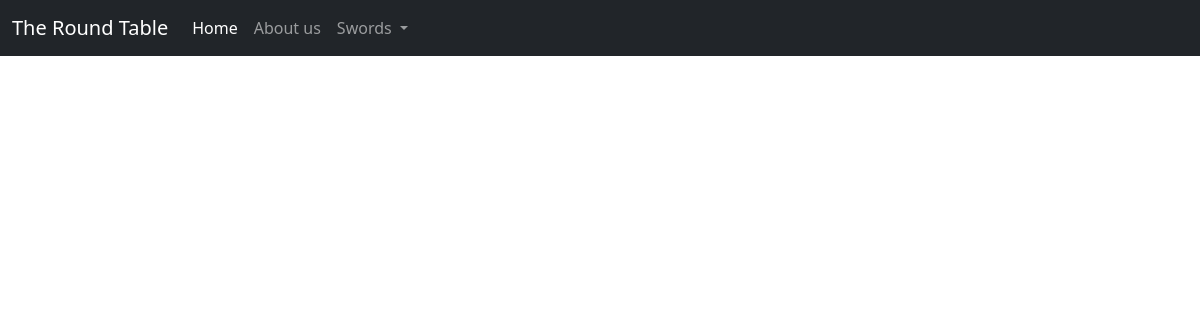
Page /allproducts/ on the earlier database version.
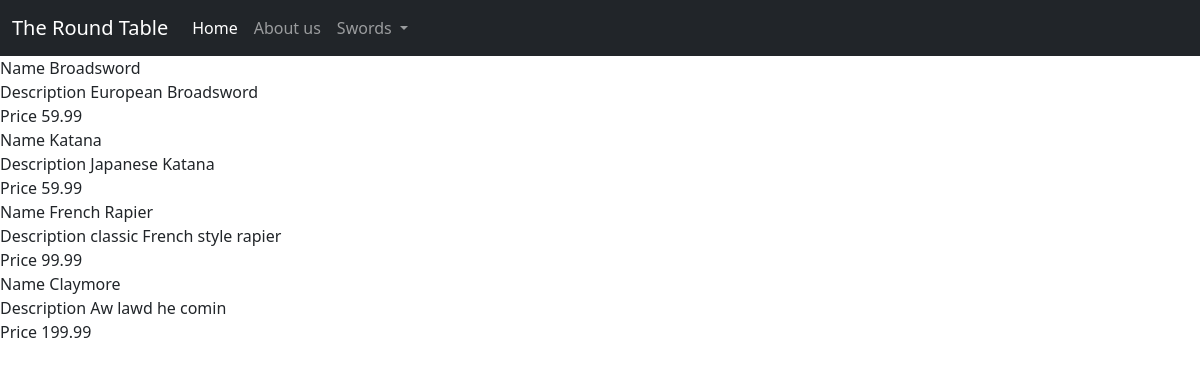
Same page on the later database version.
### store_app/models.py (models this page shows)
class Product(models.Model):
    id = models.AutoField(primary_key=True)
    name = models.CharField(max_length=200)
    description = models.CharField(max_length=500)
    price = models.DecimalField(max_digits=10, decimal_places=2)
    picture = models.FileField(upload_to='product_img/', blank=True)

### store_app/views.py (the view)
# urls.py: path('allproducts/', views.all_products, name='all_products'),
def all_products(request):
	all_p = Product.objects.all()
	return render(request, 'all_products.html', {'products' : all_p})

### store_app/templates/all_products.html (shortened to what this page needs)
{% extends "base.html" %}
{% block content %}
    {% for p in products %}
        <div>
            Name {{ p.name }}<br/>
            Description {{ p.description }}<br/>
            Price {{ p.price }}
        </div>
    {%  endfor %}
{% endblock %}

Differences in the rows shown:
added Product: name "Broadsword", description "European Broadsword", price "59.99"
added Product: name "Katana", description "Japanese Katana", price "59.99"
added Product: name "French Rapier", description "classic French style rapier", price "99.99"
added Product: name "Claymore", description "Aw lawd he comin", price "199.99"
